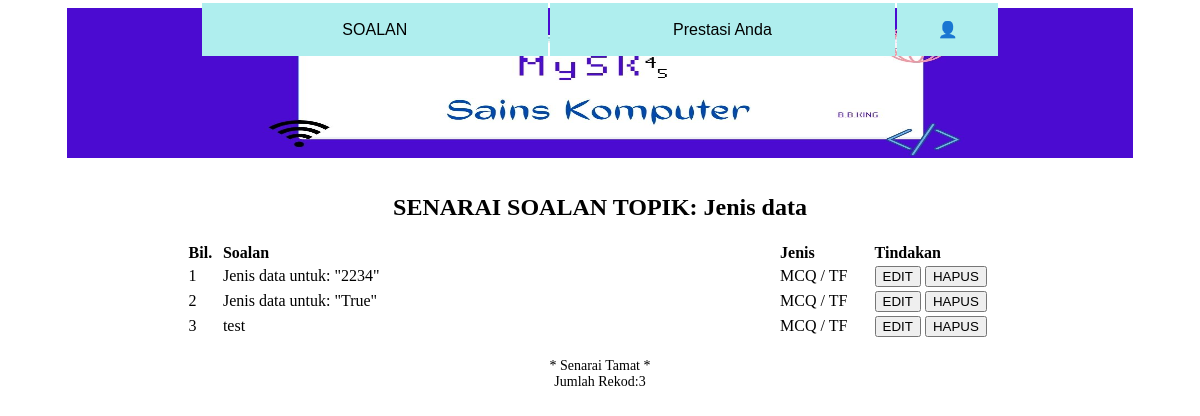
The page /papar_soalan.php?idtopik=10 (signed in) on the database its author committed.
### tables this page shows
CREATE TABLE `topik` (
  `idtopik` int(11) NOT NULL,
  `topik` varchar(30) NOT NULL,
  `markah` int(11) NOT NULL
);

CREATE TABLE `soalan` (
  `idsoalan` int(11) NOT NULL,
  `nom_soalan` int(11) NOT NULL,
  `soalan` text NOT NULL,
  `gambarajah` varchar(20) NOT NULL,
  `jenis` varchar(10) NOT NULL,
  `idtopik` int(10) NOT NULL
);

### papar_soalan.php (the view, shortened to what this page needs)
<?php
include 'header.php';
$topik_pilihan = $_GET['idtopik'];
$result = mysqli_query($hubung, "SELECT * FROM topik WHERE
idtopik='$topik_pilihan'");
while($res=mysqli_fetch_array($result)){
	$papartopik=$res['topik'];
}
?>
<html>
<head><?php include 'menu.php'; ?></head>
<body>
<center><h2>SENARAI SOALAN TOPIK:
<?php echo $papartopik; ?></h2></center>
<main><table width="70%" border="0" align="center"
style='font-size:16px'>
	<tr>
		<td width="2%"><b>Bil.</b></td>
		<td width="48%"><b>Soalan</b></td>
		<td width="8%"><b>Jenis</b></td>
		<td width="12%"><b>Tindakan</b></td>
	</tr>
<?php
$no=1;
$data1=mysqli_query($hubung, "SELECT * FROM soalan WHERE
idtopik='$topik_pilihan'");
while ($info1=mysqli_fetch_array($data1)){
?>
	<tr>
		<td><?php echo $no; ?></td>
		<td><?php echo $info1['soalan']; ?></td>
		<td><?php
		if ($info1['jenis']==1){
			echo "MCQ / TF";
		}else{
			echo "FIB";
		} ?>
		</td>
		<td>
			<a href="edit_soalan.php?idsoalan=
			<?php echo $info1['idsoalan'];?>"><button title="Menyunting">EDIT
			</button></a>
			<button onclick="pastiH()" title="Hapuskan data soalan ini">HAPUS
			</button> </a>
		</td>
	</tr>
<?php $no++;
} ?>
</table>
</main>
<center><BR>
<font style='font-size:14px'>
* Senarai Tamat *<br />Jumlah Rekod:<?php echo $no-1; ?>
</font>
</center>
</body>
</html>

### rows shown on the page
topik: topik "Jenis data"
soalan: soalan "Jenis data untuk: \"2234\"", jenis "MCQ / TF"
soalan: soalan "Jenis data untuk: \"True\"", jenis "MCQ / TF"
soalan: soalan "test", jenis "MCQ / TF"

### other values the page prints
$no-1 "3"
